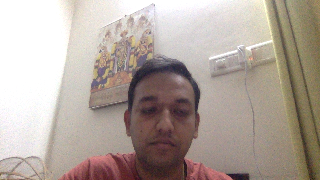
#> input picture public/faceapp/f3.png, 320 x 180 px
$ python facedetect2_completed.py
#> lines starting #> are read from the running program, lines starting #| are printed output that depends on the picture; after the words box and inside, x2 and y2 are one past the last pixel; in counts of white or black regions, pixels touching at a corner belong together
## detect face and draw rectangles

# import packages
import cv2
import sys

# path for image and cascade
imagePath = "f3.png"
cascPath = "haarcascade_frontalface_default.xml"

# Create the haar cascade
faceCascade = cv2.CascadeClassifier(cascPath)

# Read the image & convert to gray scale
image = cv2.imread(imagePath)
#> image is the input picture: shape (180, 320, 3); mean B, G, R 157.2, 165.3, 177.6
gray = cv2.cvtColor(image, cv2.COLOR_BGR2GRAY)
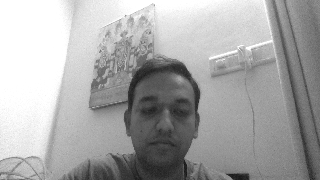
#> gray: shape (180, 320); min 20, max 255, mean 168.1

# Detect faces in the image
faces = faceCascade.detectMultiScale(
    gray,
    scaleFactor=1.1,
    minNeighbors=5,
    minSize=(30, 30)
)
#> faces = [[124, 79, 83, 83]]

# Draw a rectangle around the faces
for (x, y, w, h) in faces:
    cv2.rectangle(image, (x, y), (x+w, y+h), (0, 255, 0), 2)
#> this loop made 1 pass
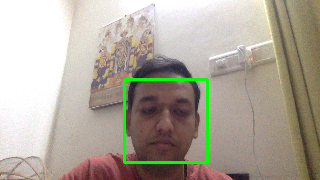
#> image: shape (180, 320, 3); 1.72% of pixels changed, all inside (x1, y1, x2, y2) = (123, 78, 209, 164)

# show image in python gui
cv2.imshow("Faces found", image)

# Wait for keypress to close image
cv2.waitKey(0)
cv2.destroyAllWindows()

$ run again, with public/faceapp/f1.jpg saved as public/faceapp/f3.png
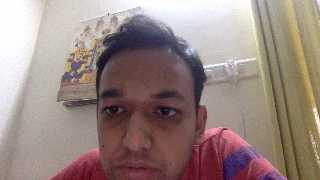
#> input picture public/faceapp/f1.jpg, 320 x 180 px
#> image is the input picture: shape (180, 320, 3); mean B, G, R 129.7, 134.7, 153.2
#> `gray = cv2.cvtColor(image, cv2.COLOR_BGR2GRAY)`:
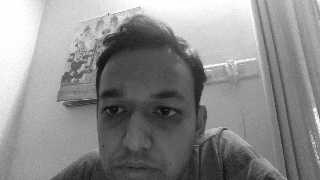
#> gray: shape (180, 320); min 8, max 255, mean 139.6
#> faces = ()

$ run again, with public/faceapp/f2.jpg saved as public/faceapp/f3.png
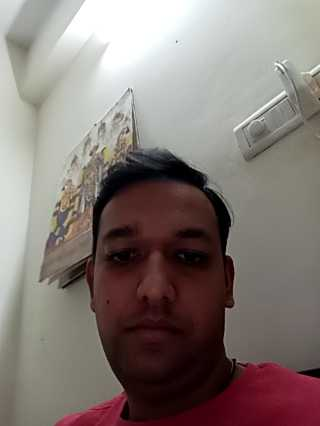
#> input picture public/faceapp/f2.jpg, 320 x 426 px
#> image is the input picture: shape (426, 320, 3); mean B, G, R 117.1, 121.3, 132.3
#> `gray = cv2.cvtColor(image, cv2.COLOR_BGR2GRAY)`:
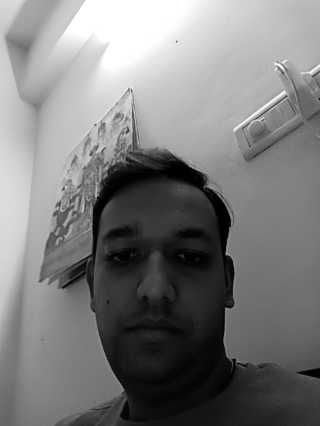
#> gray: shape (426, 320); min 0, max 255, mean 124.2
#> faces = [[70, 196, 172, 172]]
#> the loop `for (x, y, w, h) in faces:` made 1 pass
#> after the loop `for (x, y, w, h) in faces:`:
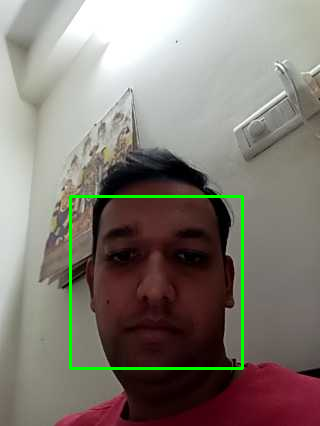
#> image: shape (426, 320, 3); 1.51% of pixels changed, all inside (x1, y1, x2, y2) = (69, 195, 244, 370)
